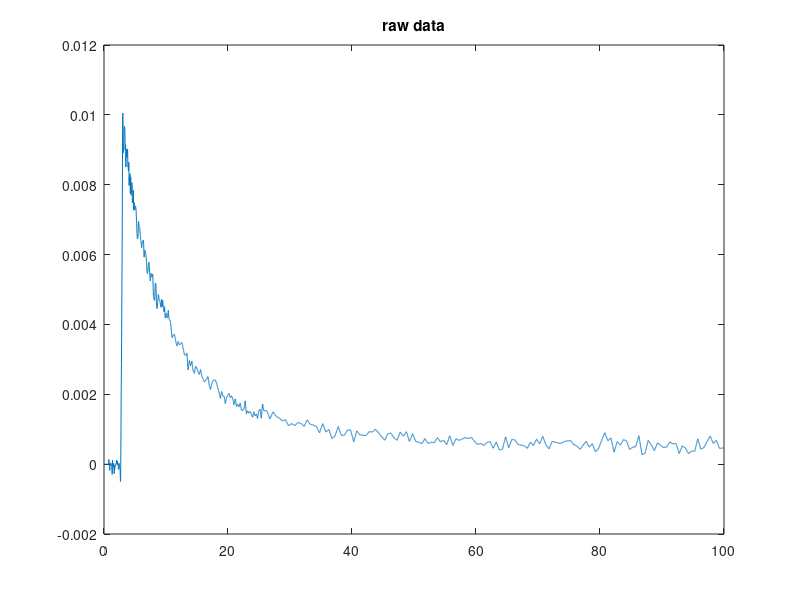
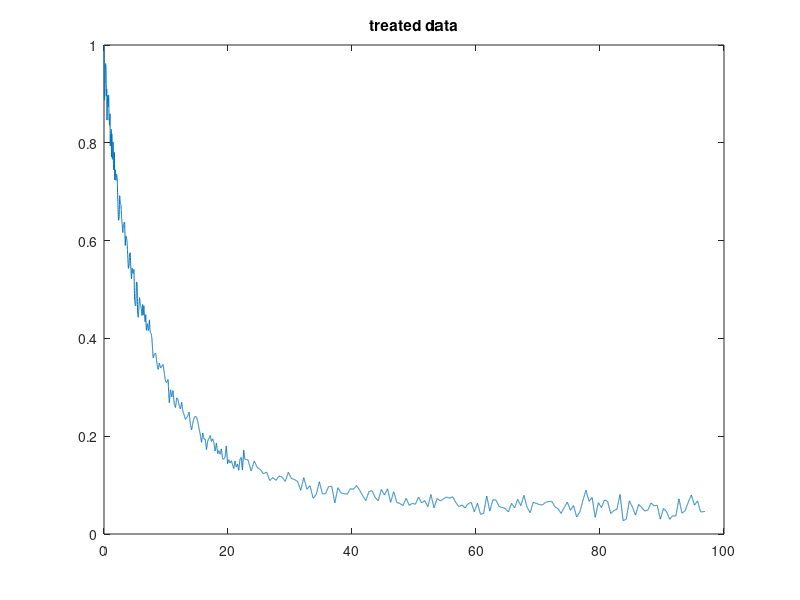

The MATLAB script that drew these images, in order: (Note: this script raises an error after producing the figures.)
    load('jcfitExampleData.mat');

    x1 = exampledata_x; % a row vector
    y1 = exampledata_y; % a row vector
      
    
    %% -------% the rest can be a double expnential function which only need feed
    % with x and y data.---------------------------
    
    %function [parafinal, rsq] = yournamedoubleExp(x1,y1)
    
    figure; plot(x1,y1); title('raw data');
    % this is a double exponential decay curve that have a dark part
    % find time 0 and remove the data before it starts, and normalize the curve 
    [m,ind] = max(y1);
    l = length(y1);
    x = x1-x1(ind);
    x = x(ind:l);
    y = y1(ind:l);
    y = y/m; 
    figure; plot(x,y); title('treated data'); 

    %------------END of loading data: x and y in row vectors--------
    
    % set fitting options
    option.maxiteration = 10;  % number of iteration fixed, the fitting will stop either this iteration or convergence reached first 
    option.accuracy = 0.0001;  % best searching accuracy, fraction of guessed value
    option.convgtest = 1e-10; % difference between two iterations on the square difference between fitting and data.

    % ----------------Attn: change below for different fitting equations-----------------
    % set the fitting equation to double exponential decay with a base line
    mdl = @(para, x) para(1)*exp(-(x/para(2))) + para(3)*exp(-(x/para(4))) + para(5);
    % equation grammar: modle name 'mdl' use as function y = mdl(para, x), the rest is the equation.
    % you can also generate a function to replace the above equation: 
    % function newy = mdl(para, x)
    
    % initial guess
    paraGuess = [0.5, 10, 0.5, 100, 0.1];  % A1, tau1,  A2, tau2, baseline
    % boundarys
    bounds = [0, 0.1, 0, 0.1, -0.1;   % lower boundary
              1, 2000, 1, 20000, 0.2]; % upper boundary
    %-------------------------------

    d1 = paraGuess-bounds(1,:);
    d2 = bounds(2,:)-paraGuess;
    if prod(d1)*prod(d2)<=0
        display('WARNING: initial guess out of boundary');
    end
    %--------------END of fitting option setting, equation, initial guess, and 

    %------------------and start fitting:------------------------
    [parafinal, yfit, chisq, rsq] = jcfit(mdl, x, y, paraGuess, bounds, option);
    fprintf(['\n rsq = ', num2str(rsq), '\n']);
    % parafinal is the fitted results; yfit is the fittered curve; 
    % use residual = y-yfit; to get the residual
    % rsq: root mean sqare value best will be close to 1